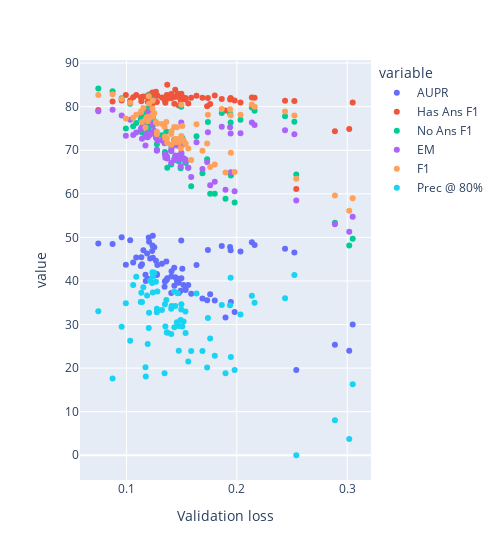

Source (notebook cell):
### Code cell
plt.figure(figsize=(8, 6), dpi=80)
df_p2.plot(    kind='scatter',
    x='Validation loss', 
    y=df_p2.columns, 
    backend='plotly', 
    width=500)
